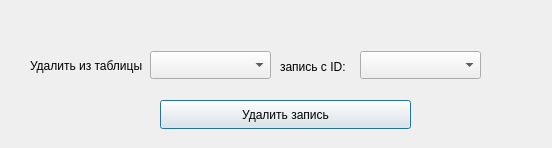
<?xml version="1.0" encoding="UTF-8"?>
<ui version="4.0">
 <class>Del</class>
 <widget class="QDialog" name="Del">
  <property name="geometry">
   <rect>
    <x>0</x>
    <y>0</y>
    <width>552</width>
    <height>148</height>
   </rect>
  </property>
  <property name="windowTitle">
   <string>Dialog</string>
  </property>
  <widget class="QLabel" name="label">
   <property name="geometry">
    <rect>
     <x>30</x>
     <y>50</y>
     <width>141</width>
     <height>31</height>
    </rect>
   </property>
   <property name="text">
    <string>Удалить из таблицы </string>
   </property>
  </widget>
  <widget class="QComboBox" name="BoxTable">
   <property name="geometry">
    <rect>
     <x>150</x>
     <y>51</y>
     <width>121</width>
     <height>28</height>
    </rect>
   </property>
  </widget>
  <widget class="QLabel" name="label_2">
   <property name="geometry">
    <rect>
     <x>280</x>
     <y>51</y>
     <width>81</width>
     <height>31</height>
    </rect>
   </property>
   <property name="text">
    <string>запись с ID:</string>
   </property>
  </widget>
  <widget class="QComboBox" name="BoxIDtable">
   <property name="geometry">
    <rect>
     <x>360</x>
     <y>51</y>
     <width>121</width>
     <height>28</height>
    </rect>
   </property>
  </widget>
  <widget class="QPushButton" name="deleteButton">
   <property name="geometry">
    <rect>
     <x>160</x>
     <y>100</y>
     <width>251</width>
     <height>29</height>
    </rect>
   </property>
   <property name="text">
    <string>Удалить запись</string>
   </property>
  </widget>
 </widget>
 <resources/>
 <connections/>
</ui>
